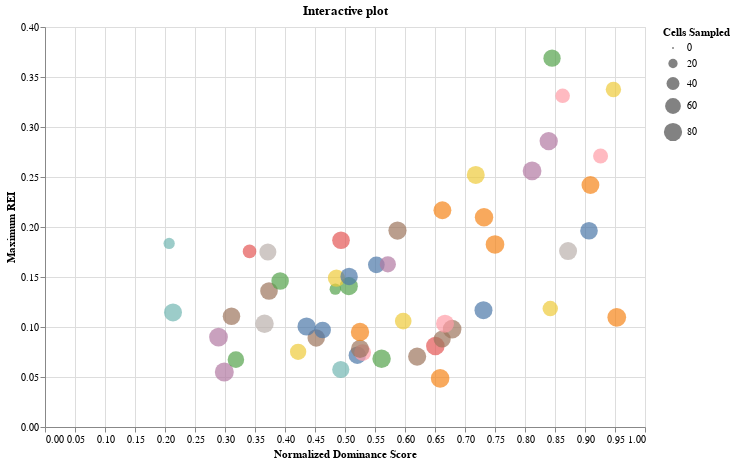
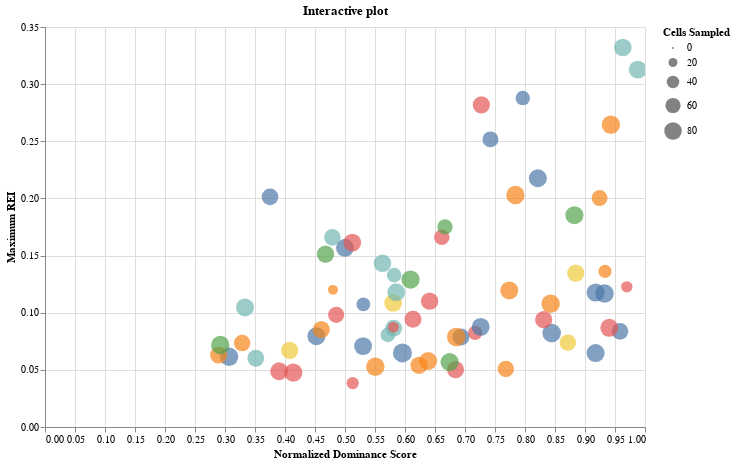

Source (notebook cell) for these figures, in order:
### Code cell
cmap = "viridis"

vmin = min(getattr(node, stat) for tree in trees.values() for node in tree.tree.traverse())
vmax = max(getattr(node, stat) for tree in trees.values() for node in tree.tree.traverse())

for time, time_df in df.groupby("time"):

    scatter_plot = alt.Chart(time_df).mark_circle().encode(
        x=alt.X('normalized dominance score:Q', title='Normalized Dominance Score'),
        y=alt.Y('maximum REI:Q', title='Maximum REI'),
        size=alt.Size('cells sampled:Q', title='Cells Sampled'),
        color=alt.Color('mouse:N', title='Mouse', legend=None),
        tooltip=['uid:N', 'cells sampled:Q']  # Tooltip to show the uid when hovered over
    ).properties(
        width=600,
        height=400,
        title='Interactive plot'
    ).interactive()

    # Display the plot
    scatter_plot.show()
    scatter_plot.save(f"{output_dir}/interactive_REI_Dom_{time}.html")
